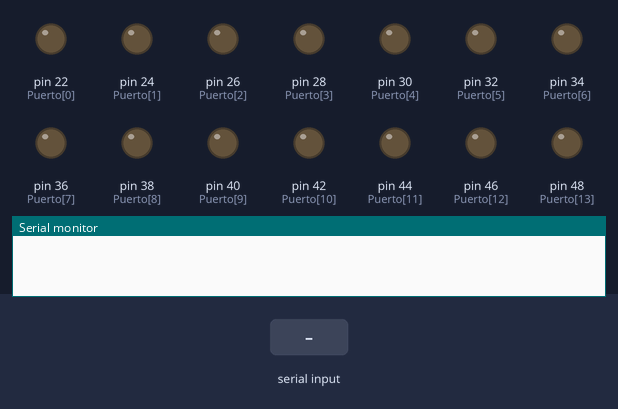
Recording of a sketch running on a simulated Arduino Mega 2560, built with avr-gcc and run on an emulated ATmega2560. On the bench: output pins drawn as LEDs (lit = HIGH), the last lines printed to the serial monitor. Inputs (shaded band) come from the test bench.

Above: at 1.2 s.
1.3 s: "H90\n" received over Serial
At 2.0 s:
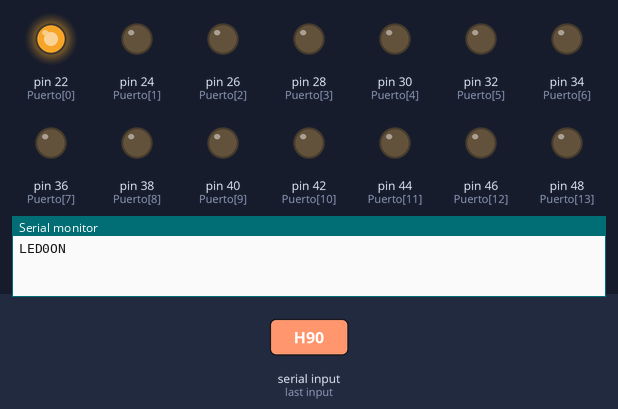
2.8 s: "L90\n" received over Serial
At 3.9 s:
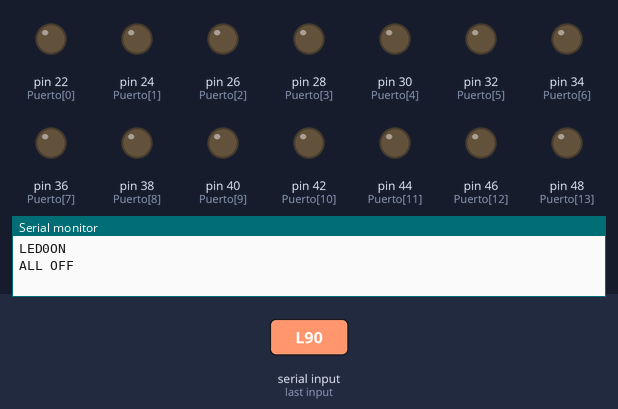
Timing chart, 0 to 5.8 s (numbered marks = the images above; inputs shaded):
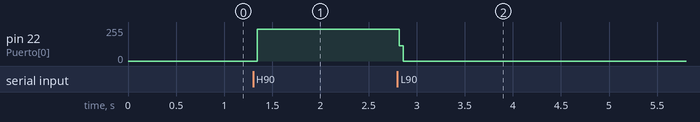

Measured:
- after the input at 1.3 s, pin 22 (Puerto[0]): 0/255 → 237/255 at once
- after the input at 2.8 s, pin 22 (Puerto[0]): 237/255 → 0/255 at once

The sketch:

ControlMedusaPC.ino
```cpp
/*
   Código para el control de la iluminación con arduino
   Autor: Daniel Mauricio Pineda Tobón
   Version: 1.0
   Fecha: 13042020
*/

String strPuerto = ""; // Almacena el texto que indica el puerto que se debe activar
boolean strCompleto = false;
int LEDstate = LOW; // Indicara si se enciende o se apaga el LED
int LED = 0;
float inten = 100; // Valor de intensidad para los LEDs

// Longitud del arreglo
#define ARRAYSIZE 22
int Puerto[] = {22, 24, 26, 28, 30, 32, 34, 36, 38, 40, 42, 44, 46, 48, 50};
// Vector con el porcentaje de tiempo activo de cada LED
float Porcen[] = {100, 100, 70, 100, 65, 100, 100, 40, 30, 30, 45, 25, 100, 100, 30};
//############### L0   L1   L2  L3   L4  L5   L6   L7  L8  L9  L10 L11 L12  L13  L14

// Para el PWM
float periodo = 200; // En microsegundos
int tEnc = 0;
int tApa = 0;

void setup() {
  Serial.begin(9600);
  for (int i = 0; i < 22; i++) {
    pinMode(Puerto[i], OUTPUT);
  }
  //Reservamos unos 10 bytes para el texto que se recibe
  strPuerto.reserve(10);
}

void loop() {
  if (strCompleto == true && LEDstate == HIGH) {
    LED = strPuerto.toInt(); // Convierto el dato recibido en entero
    strPuerto = ""; // Reinicio la variable que almacena los datos recibidos
    strCompleto = false; // Reinicio la variable que indica si se termino de recibir datos
    Serial.print("LED");
    Serial.print(LED);
    Serial.print("ON");
    Serial.print("\r\n");
    if (LED == 100) apagarTodo();
    pwmPin(Puerto[LED], Porcen[LED], periodo);
  }
  if (strCompleto == true && LEDstate == LOW) {
    LED = strPuerto.toInt(); // Convierto el dato recibido en entero
    strPuerto = ""; // Reinicio la variable que almacena los datos recibidos
    strCompleto = false; // Reinicio la variable que indica si se termino de recibir datos
    Serial.println("ALL OFF");
    apagarTodo();
  }
}

void serialEvent() {
  while (Serial.available()) {
    // Tomamos el caracter que entró
    char inChar = (char)Serial.read();
    // Añadimos el caracter al string
    strPuerto += inChar;
    // Si el caracter que se recibe es una nueva linea
    // significa que finalizo. (Condicion para Python).
    if (inChar == 'H' || inChar == 'h') {
      strCompleto = true;
      LEDstate = HIGH;
    } else if (inChar == 'L' || inChar == "l") {
      strCompleto = true;
      LEDstate = LOW;
    }
  }
}

void apagarTodo() {
  for (int i = 0; i < 22; i++) {
    digitalWrite(Puerto[i], LOW);
  }
}

void pwmPin(int pin, float porc, int periodo) {
  porc = porc / 100.;
  tEnc = int(porc * periodo);
  tApa = int(periodo - tEnc);
  while (LEDstate == HIGH) {
    digitalWrite(pin, HIGH);
    delayMicroseconds(tEnc);
    digitalWrite(pin, LOW);
    delayMicroseconds(tApa);

    while (Serial.available()) {
      // Tomamos el caracter que entró
      char inChar = (char)Serial.read();
      // Añadimos el caracter al string
      strPuerto += inChar;
      // Si el caracter que se recibe es una nueva línea
      // significa que finalizo. (Condicion para Python).
      if (inChar == 'L' || inChar == 'l') {
        strCompleto = true;
        LEDstate = LOW;
      }

      if (inChar == 'P' || inChar == 'p') {
        inten = strPuerto.toInt();
        strPuerto = "";
        porc = inten / 100.;
        tEnc = int(porc * periodo);
        tApa = int(periodo - tEnc);
        break;
      }
    }
  }
}
```
